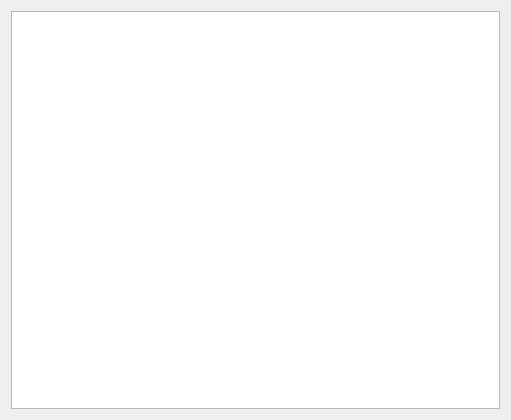
<?xml version="1.0" encoding="UTF-8"?>
<ui version="4.0">
 <class>RankingList</class>
 <widget class="QWidget" name="RankingList">
  <property name="geometry">
   <rect>
    <x>0</x>
    <y>0</y>
    <width>511</width>
    <height>420</height>
   </rect>
  </property>
  <property name="windowTitle">
   <string>Form</string>
  </property>
  <layout class="QVBoxLayout" name="verticalLayout">
   <item>
    <widget class="QTableWidget" name="tableWidget">
     <property name="styleSheet">
      <string notr="true">font: 14pt &quot;新宋体&quot;;</string>
     </property>
    </widget>
   </item>
  </layout>
 </widget>
 <resources/>
 <connections/>
</ui>
